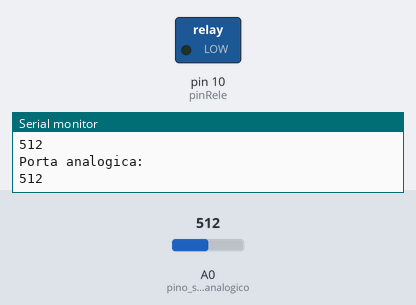
The sketch below on a simulated Arduino Uno, built with avr-gcc and run on an emulated ATmega328P. Parts: switched loads named in the sketch (green lamp = pin HIGH), the last lines printed to the serial monitor. The test bench sets the inputs (shaded band); at power-on: A0 (pino_sinal_analogico) = 512.

Above: at 1.8 s.
1.9 s: A0 (pino_sinal_analogico) set to 787
3.4 s: A0 (pino_sinal_analogico) set to 817
At 5.4 s:
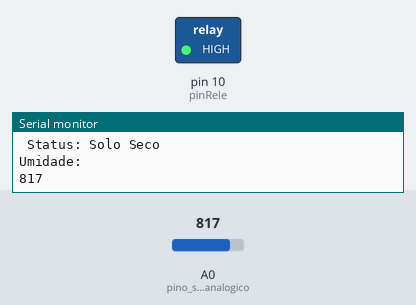
Timing chart, 0 to 6.9 s (numbered marks = the images above; inputs shaded):
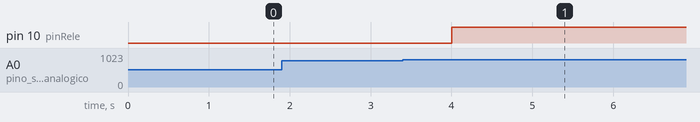

The sketch:

4-projeto-roseira.ino
```cpp
/*  Open Source
Projeto Roseira
pino A0 = Sinal do sensor de umidade
pino
*/

#define pino_sinal_analogico A0
int valor_analogico;
int pinRele = 10;

void setup() {
  Serial.begin(9600);
  pinMode(pino_sinal_analogico, INPUT);
  pinMode(pinRele, OUTPUT);
  Serial.print("Umidade: ");
}
void loop() {
  //Le o valor do pino A0 do sensor
  valor_analogico = analogRead(pino_sinal_analogico);


  //Mostra o valor da porta analogica no serial monitor
  Serial.println("Porta analogica: ");
  Serial.println(valor_analogico);

  //Solo umido, fonte desligada
  if (valor_analogico > 0 && valor_analogico < 400)
  {
    Serial.println(" Status: Solo umido");
    Serial.println("Umidade: ");
    Serial.println(valor_analogico);
    digitalWrite(pinRele, LOW);

  }

  //Solo seco, acende led vermelho
  if (valor_analogico > 800 && valor_analogico < 1024)
  {
    Serial.println(" Status: Solo Seco");
    Serial.println("Umidade: ");
    Serial.println(valor_analogico);
    digitalWrite(pinRele, HIGH);
  }
  delay(1000);
}
```

Measured:
- the behaviour switches between 800 and 801 on A0 (pino_sinal_analogico) (found by bisection; images 0 and 1)
- after the input at 3.4 s, pin 10 (pinRele): LOW → HIGH after 0.60 s
